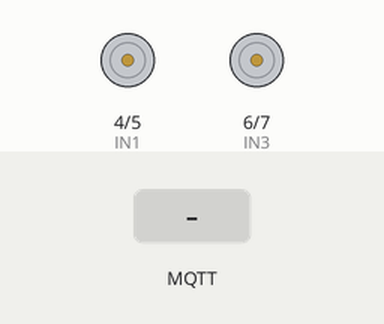
The sketch below on a simulated ESP32-S3. Shown: motor-driver pin pairs drawn as motors (green arrow = first pin HIGH = forward, orange = second pin HIGH = backward, longer = more drive). The inputs (shaded band) are chosen by the test bench. WiFi joins after 1.5 s; servers stay silent unless stated; no MQTT or app messages arrive unless stated; what the sketch prints to the serial monitor is not drawn.

Above: at 2.7 s.
2.8 s: MQTT message "1" arrives on the first subscribed topic
At 3.6 s:
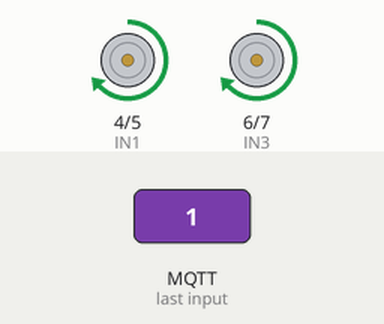
4.3 s: MQTT message "on" arrives on the first subscribed topic
Timing chart, 0 to 7.3 s (numbered marks = the images above; inputs shaded):
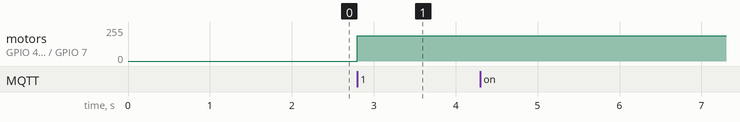

Measured:
- after the input at 2.8 s, motor on GPIO 4 (IN1) / GPIO 5 (IN2), motor on GPIO 6 (IN3) / GPIO 7 (IN4): stopped → forward 189/255 at once
- after the input at 4.3 s, every drawn part: stays the same

The sketch:

mqtt_listener.ino
```cpp
#include <WiFi.h>
#include <PubSubClient.h>
#include <ArduinoJson.h>

#define IN1 4
#define IN2 5
#define IN3 6
#define IN4 7

const char* mqtt_server = "broker.hivemq.com";
const int port = 1883;
const char* topic = "v3d/robot/gesture";

StaticJsonDocument<200> doc;
const char* command_last_l="";
const char* command_last_r="";

const char* ssid = "EpsonPrinter-4800";
const char* password = "enderdisgrace15";
WiFiClient espClient;
PubSubClient client(espClient);

/* ---------- PWM ---------- */
const int PWM_FREQ = 5000;
const int PWM_RES = 8;
const int VELOCIDAD = 190;

// ----------- WIFI -----------
void setup_wifi() {
  Serial.begin(115200);
  Serial.print("Conectando a ");
  Serial.println(ssid);

  WiFi.begin(ssid, password);

  while (WiFi.status() != WL_CONNECTED) {
    delay(500);
    Serial.print(".");
  }

  Serial.println("\nWiFi conectado");
}

// ----------- CALLBACK MQTT -----------
void callback(char* topic, byte* payload, unsigned int length) {
  Serial.print("Mensaje recibido en topic: ");
  Serial.println(topic);

  // Parsear JSON directamente desde payload
  DeserializationError error = deserializeJson(doc, payload, length);

  if (error) {
    Serial.print("Error al parsear JSON: ");
    Serial.println(error.c_str());
    return;
  }
  // Leer campos
  const char* command_cur_l = doc["command_left"];
  const char* command_cur_r = doc["command_right"];

  long timestamp_cur = doc["timestamp_ms"];
  Serial.println(command_cur_l);
  Serial.print(" ");
  Serial.println(command_cur_r);
  if (command_cur_l!= command_last_l && command_cur_r!= command_last_r)
  handleCommand(String(command_cur_l),String(command_cur_r));
  command_last_l=command_cur_l;
  command_last_r=command_cur_r;

}

// ----------- RECONEXIÓN MQTT -----------
void reconnect() {
  while (!client.connected()) {
    Serial.print("Conectando a MQTT...");

    if (client.connect("ArduinoSubscriber")) {
      Serial.println("conectado");

      // Suscribirse al topic
      client.subscribe(topic);

    } else {
      Serial.print("error, rc=");
      Serial.print(client.state());
      Serial.println(" reintentando en 5s");
      delay(5000);
    }
  }
}


void handleCommand(String left, String right){

  if (left="forward_left") {
    ledcWrite(IN1, VELOCIDAD);
    ledcWrite(IN2, 0);
  } else if (left="backward_left") {
    ledcWrite(IN1, 0);
    ledcWrite(IN2, VELOCIDAD);
  } else {
    ledcWrite(IN1, 0);
    ledcWrite(IN2, 0);
  }

  // Motor derecho
  if (right="forward_right") {
    ledcWrite(IN3, VELOCIDAD);
    ledcWrite(IN4, 0);
  } else if (right="backward_right") {
    ledcWrite(IN3, 0);
    ledcWrite(IN4, VELOCIDAD);
  } else {
    ledcWrite(IN3, 0);
    ledcWrite(IN4, 0);
  }

}


// ----------- SETUP -----------
void setup() {
  ledcAttach(IN1, PWM_FREQ, PWM_RES);
  ledcAttach(IN2, PWM_FREQ, PWM_RES);
  ledcAttach(IN3, PWM_FREQ, PWM_RES);
  ledcAttach(IN4, PWM_FREQ, PWM_RES);

  setup_wifi();
  client.setServer(mqtt_server, port);
  client.setCallback(callback);
}


// ----------- LOOP -----------
void loop() {
  if (!client.connected()) {
    reconnect();
  }


  client.loop();
}
```
